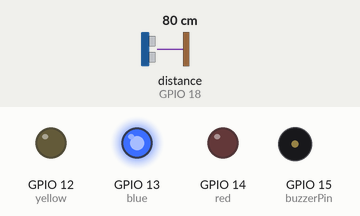
Simulated run of this sketch. Board: ESP32. Parts: output pins drawn as LEDs (lit = HIGH), buzzer (waves = sounding, pin HIGH). Wiring (inferred from the names in the program): ultrasonic range finder: trigger GPIO 5; echo GPIO 18. The inputs (shaded band) are chosen by the test bench; at power-on: distance to the obstacle (sensor on GPIO 18) 80 cm. The echo pulse lasts 58.3 µs per cm; WiFi joins after 1.5 s; servers stay silent unless stated; pins used as bus, display or sensor lines are not drawn; what the sketch prints to the serial monitor is not drawn.

Above: at 3.0 s.
3.1 s: distance to the obstacle (sensor on GPIO 18) set to 14 cm
5.0 s: distance to the obstacle (sensor on GPIO 18) set to 10 cm
At 7.0 s:
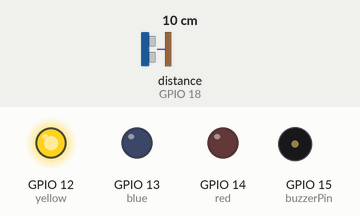
7.3 s: distance to the obstacle (sensor on GPIO 18) set to 8 cm
9.0 s: distance to the obstacle (sensor on GPIO 18) set to 5 cm
At 10.3 s:
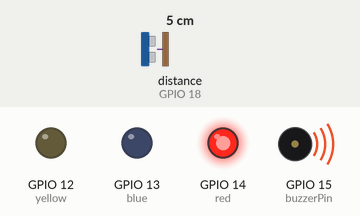
11.3 s: distance to the obstacle (sensor on GPIO 18) set to 9 cm
At 13.0 s:
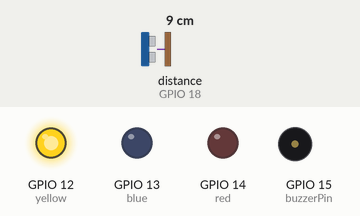
13.3 s: distance to the obstacle (sensor on GPIO 18) set to 2 cm
At 14.5 s:
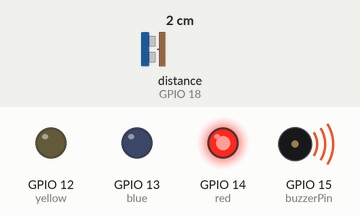
Timing chart, 0 to 16.3 s (numbered marks = the images above; inputs shaded):
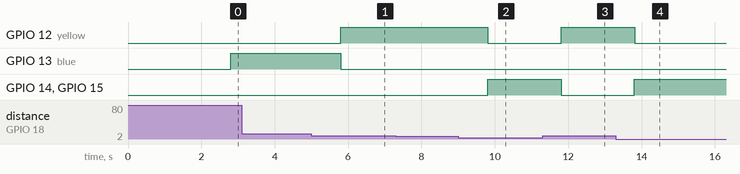

Measured:
- the behaviour switches between 13 and 12 cm on distance to the obstacle (sensor on GPIO 18) (found by bisection; images 0 and 1)
- the behaviour switches between 7 and 6 cm on distance to the obstacle (sensor on GPIO 18) (found by bisection; images 1 and 2)
- after the input at 5.0 s, GPIO 12 (yellow): LOW → HIGH after 0.80 s; GPIO 13 (blue): HIGH → LOW after 0.80 s
- after the input at 9.0 s, GPIO 12 (yellow): HIGH → LOW after 0.81 s; GPIO 14 (red), GPIO 15 (buzzerPin): LOW → HIGH after 0.81 s
- after the input at 11.3 s, GPIO 12 (yellow): LOW → HIGH after 0.50 s; GPIO 14 (red), GPIO 15 (buzzerPin): HIGH → LOW after 0.50 s
- after the input at 13.3 s, GPIO 12 (yellow): HIGH → LOW after 0.51 s; GPIO 14 (red), GPIO 15 (buzzerPin): LOW → HIGH after 0.51 s

The sketch:

Blynk.ino
```cpp
#define BLYNK_TEMPLATE_ID "TMPL2yCXllLh8"
#define BLYNK_TEMPLATE_NAME "ESP32 Water Level"
#define BLYNK_AUTH_TOKEN "VBhchb_Mc39NgxzjvK35Chww293mF8vs"

#define BLYNK_PRINT Serial

#include <WiFi.h>
#include <BlynkSimpleEsp32.h>
//#include <BlynkTimer.h>

char ssid[] = "Rose";
char pass[] = "12345678";
const int trigPin = 5;
const int echoPin = 18;
const int buzzerPin = 15;

#define SOUND_SPEED 0.034

int blue = 13;
int red = 14;
int yellow = 12;
long duration;
float distanceCm;
float distanceMeters;
BlynkTimer timer;

BLYNK_WRITE(V0)
{
  int value = param.asInt();
  Blynk.virtualWrite(V1, value);
}

void setup()
{
  Serial.begin(115200);
  Blynk.begin(BLYNK_AUTH_TOKEN, ssid, pass);
  pinMode(trigPin, OUTPUT);
  pinMode(echoPin, INPUT);
  pinMode(buzzerPin, OUTPUT);
  pinMode(red, OUTPUT);
  pinMode(yellow, OUTPUT);
  pinMode(blue, OUTPUT);
  timer.setInterval(1000L, myTimerEvent);
}

void myTimerEvent()
{
  Blynk.virtualWrite(V2, distanceCm);
  float percentage = map(distanceCm, 10, 40, 0, 100); // Adjust the mapping if needed
  Blynk.virtualWrite(V1, percentage);

  if (distanceCm <= 6) {
    digitalWrite(red, HIGH);
    digitalWrite(buzzerPin, HIGH);
    Blynk.virtualWrite(V3, HIGH);
    Blynk.virtualWrite(V4,LOW);
    Blynk.virtualWrite(V5,LOW);

    digitalWrite(yellow, LOW);
    digitalWrite(blue, LOW);
  } else if (distanceCm <= 12) {
    digitalWrite(red, LOW);
    digitalWrite(yellow, HIGH);
    digitalWrite(blue, LOW);
    digitalWrite(buzzerPin, LOW);
    Blynk.virtualWrite(V5, HIGH);
    Blynk.virtualWrite(V4,LOW);
    Blynk.virtualWrite(V3,LOW);
  } else {
    digitalWrite(red, LOW);
    digitalWrite(yellow, LOW);
    digitalWrite(blue, HIGH);
    digitalWrite(buzzerPin, LOW);
    Blynk.virtualWrite(V4, HIGH);
    Blynk.virtualWrite(V3,LOW);
    Blynk.virtualWrite(V5,LOW);
  }
}

void loop()
{
  Blynk.run();
  timer.run();

  digitalWrite(trigPin, LOW);
  delayMicroseconds(2);
  digitalWrite(trigPin, HIGH);
  delayMicroseconds(10);
  digitalWrite(trigPin, LOW);

  duration = pulseIn(echoPin, HIGH);
  distanceCm = duration * SOUND_SPEED / 2;
  distanceMeters = distanceCm / 100.0; // Convert cm to meters

  Serial.print("Distance (cm): ");
  Serial.println(distanceCm);

}
```
